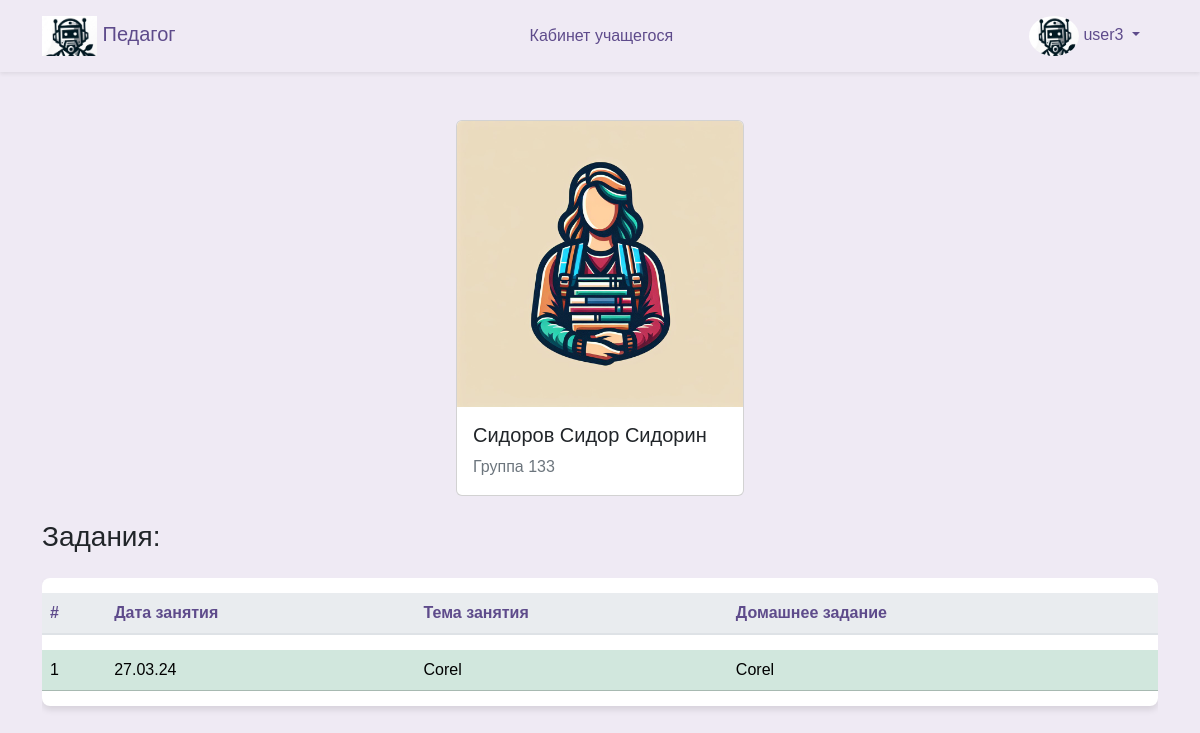
Page /student (signed in) on the committed database.
### database/models.py (models this page shows, shortened)
class User(Base):
    __tablename__ = "users"
    id = Column(Integer, primary_key=True)
    username = Column(String, unique=True)
    fio = Column(String, default= 'Noname')  # Убрали уникальность
    email = Column(String, unique=True)
    password = Column(String)
    user_type = Column(Enum(UserType), default=UserType.student)
    group_id = Column(Integer, ForeignKey("group.id"), default= 1)
    group = relationship("Group", back_populates="user")
    history_user = relationship("History", back_populates="user_history")

class Group(Base):
    __tablename__ = "group"
    id = Column(Integer, primary_key=True)
    name = Column(String, unique=True, nullable=False)
    user = relationship("User", back_populates="group")

class Visit(Base):
    __tablename__ = "visit"
    id = Column(Integer, primary_key=True)
    data = Column(String, nullable=False)
    visit_status = Column(Boolean)
    history_visit = relationship("History", back_populates="visit_history")

class Theme(Base):
    __tablename__ = "theme"
    id = Column(Integer, primary_key=True)
    name = Column(String, nullable=False, unique=True)
    discipline_id = Column(Integer, ForeignKey("discipline.id"), nullable=False)
    discipline_theme = relationship("Discipline", back_populates="theme_discipline")
    history_theme = relationship("History", back_populates="theme_history")

class Homework(Base):
    __tablename__ = "homework"
    id = Column(Integer, primary_key=True)
    name = Column(String)
    history_homework = relationship("History", back_populates="homework_history")

### frontend/router.py (the view)
@router.get("/student")
async def get_user(
    request: Request,
    user: User = Depends(get_user_or_redirect),
    session: AsyncSession = Depends(get_session),
):
    data = await CRUDUser.get_user_fio(session, user.username)
    data = [
        {"id": i, **dct}
        for i, dct in enumerate(data, start=1)
    ]
    print(data)
    users = await CRUDUser.get_all(session)
    groups = await CRUDGroup.get_all(session)
    disciplines = await CRUDDiscipline.get_all(session)
    return templates.TemplateResponse(
        "student/student.html",
        {
            "request": request,
            "user": user,
            "data": data,
            "users": users,
            "groups": groups,
            "disciplines": disciplines,
        },
    )

### frontend/template/student/student.html (shortened to what this page needs)
{% extends "base/base.html" %}
{% block content %}
<div class="d-flex justify-content-center">
  <div class="card" style="width: 18rem;">
    <img src="../assets/img/student.jpg" class="card-img-top" alt="...">
    <div class="card-body">
      <h5 class="card-title">{{ data[0]['fio'] }}</h5>
      <p class="card-text">{{ data[0]['group_name'] }}</p>
    </div>
  </div>
</div>
<div class="row">
  <div class="col-12">
    <h3 class="mb-4">Задания:</h3>
    <div class="table-responsive">
      <table class="table table-hover table-shadow table-rounded">
        <thead>
          <tr>
            <th scope="col">#</th>
            <th scope="col">Дата занятия</th>
            <th scope="col">Тема занятия</th>
            <th scope="col">Домашнее задание</th>
          </tr>
        </thead>
        <tbody>
          {% for row in data %}
          <tr class="table-success">
            <td>{{ row.id }}</td>
            <td>{{ row.date }}</td>
            <td>{{ row.theme }}</td>
            <td>{{ row.homework }}</td>
          </tr>
          {% endfor %}
        </tbody>
      </table>
    </div>
  </div>
</div>
{% endblock %}

### frontend/template/base/nav.html (shortened to what this page needs)
<nav class="navbar navbar-expand-lg navbar-light shadow-sm">
    <div class="container">
      <a class="navbar-brand" href="/">
        <img src="/assets/img/logo2.jpg" alt="Педагог Logo" id="brand-logo" style="max-height: 40px;"> Педагог
      </a>
      <div class="collapse navbar-collapse" id="navbarNav">
        {% if user %}
        <ul class="navbar-nav mx-auto">
          {% if user.user_type.value == 'student' %}
          <li class="nav-item {% if request_path == '/student' %}active{% endif %}">
            <a class="nav-link" href="/student">Кабинет учащегося </a>
          </li>
          {% endif %}
        </ul>
        <ul class="navbar-nav">
          <li class="nav-item dropdown">
            <a class="nav-link dropdown-toggle" href="#" id="navbarDropdownMenuLink" data-bs-toggle="dropdown"
              aria-expanded="false">
              <img src="/assets/img/logo2.jpg" alt="Профиль" style="border-radius: 50%; width: 50px; height: 40px;">
              {{user.username}}
            </a>
          </li>
        </ul>
        {% endif %}
      </div>
    </div>
</nav>

### frontend/assets/css/base.css (style rules this page uses)
body { margin: 0; font-family: 'Nunito Sans', Arial, sans-serif; background-color: #efeaf4; }
.navbar { background-color: rgb(255, 255, 255), 255, 255); box-shadow: 0 4px 6px rgba(0, 0, 0, 0.1); }
.navbar-brand, .nav-link { color: #5e4b8b !important; }
.nav-link { margin: 0 10px; border-radius: 20px; transition: background-color 0.3s, color 0.3s; }
p { color: #6c757d; }
.table { background-color: #ffffff; color: #5e4b8b; border-collapse: separate; border-spacing: 0 15px; }
.table th, .table td { border-top: none !important; vertical-align: middle; }
.table thead th { background-color: #e9ecef; color: #5e4b8b; border-bottom: 2px solid #dee2e6; }
.table td { padding: .5rem; }
.table-rounded { border-radius: .5rem; overflow: hidden; }
.table-shadow { box-shadow: 0 4px 6px rgba(0, 0, 0, 0.1); }

### rows in the picture
User: username "user3", fio "Сидоров Сидор Сидорин", id "1", date "27.03.24", theme "Corel", homework "Corel"
Group: name "Группа 133"
